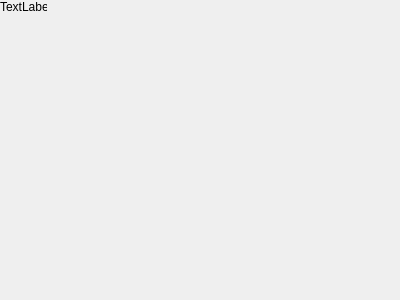
<?xml version="1.0" encoding="UTF-8"?>
<ui version="4.0">
 <class>SingleExitWgt</class>
 <widget class="QWidget" name="SingleExitWgt">
  <property name="geometry">
   <rect>
    <x>0</x>
    <y>0</y>
    <width>400</width>
    <height>300</height>
   </rect>
  </property>
  <property name="sizePolicy">
   <sizepolicy hsizetype="Preferred" vsizetype="Preferred">
    <horstretch>0</horstretch>
    <verstretch>0</verstretch>
   </sizepolicy>
  </property>
  <property name="windowTitle">
   <string>Form</string>
  </property>
  <property name="windowOpacity">
   <double>1.000000000000000</double>
  </property>
  <widget class="QWidget" name="gridLayoutWidget">
   <property name="geometry">
    <rect>
     <x>10</x>
     <y>10</y>
     <width>381</width>
     <height>281</height>
    </rect>
   </property>
   <layout class="QGridLayout" name="gridLayout">
    <item row="0" column="1">
     <spacer name="verticalSpacer_2">
      <property name="orientation">
       <enum>Qt::Vertical</enum>
      </property>
      <property name="sizeHint" stdset="0">
       <size>
        <width>20</width>
        <height>40</height>
       </size>
      </property>
     </spacer>
    </item>
    <item row="1" column="2">
     <spacer name="horizontalSpacer_2">
      <property name="orientation">
       <enum>Qt::Horizontal</enum>
      </property>
      <property name="sizeHint" stdset="0">
       <size>
        <width>40</width>
        <height>20</height>
       </size>
      </property>
     </spacer>
    </item>
    <item row="1" column="0">
     <spacer name="horizontalSpacer">
      <property name="orientation">
       <enum>Qt::Horizontal</enum>
      </property>
      <property name="sizeHint" stdset="0">
       <size>
        <width>40</width>
        <height>20</height>
       </size>
      </property>
     </spacer>
    </item>
    <item row="1" column="1">
     <layout class="QVBoxLayout" name="verticalLayout"/>
    </item>
    <item row="2" column="1">
     <spacer name="verticalSpacer">
      <property name="orientation">
       <enum>Qt::Vertical</enum>
      </property>
      <property name="sizeHint" stdset="0">
       <size>
        <width>20</width>
        <height>40</height>
       </size>
      </property>
     </spacer>
    </item>
   </layout>
  </widget>
  <widget class="QLabel" name="back">
   <property name="geometry">
    <rect>
     <x>0</x>
     <y>0</y>
     <width>47</width>
     <height>13</height>
    </rect>
   </property>
   <property name="text">
    <string>TextLabel</string>
   </property>
  </widget>
 </widget>
 <resources/>
 <connections/>
</ui>
